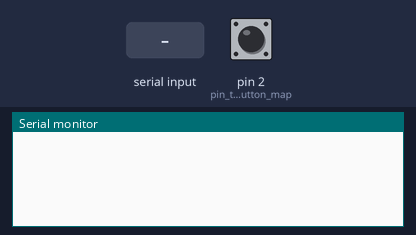
Recording of a sketch running on a simulated Arduino Leonardo, built with avr-gcc and run on an emulated ATmega32U4. Shown: the last lines printed to the serial monitor. The inputs (shaded band) are chosen by the test bench; at power-on: pin 2 (pin_to_button_map) HIGH. USB keyboard and mouse output is not drawn.

Above: at 1.2 s.
1.3 s: "u" received over Serial
At 2.4 s:
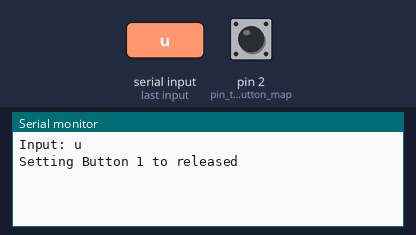
2.8 s: "d" received over Serial
At 3.6 s:
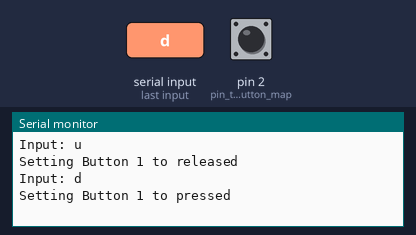
4.3 s: "1" received over Serial
At 4.8 s:
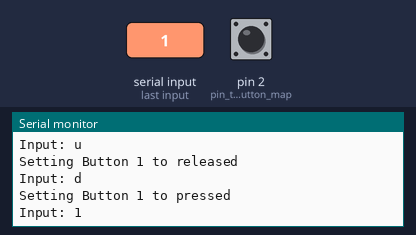

The sketch:

JoystickTest.ino
```cpp
// Button test circuit: https://www.arduino.cc/en/Tutorial/DigitalReadSerial
// Joystick library: https://github.com/MHeironimus/ArduinoJoystickLibrary
#include <Joystick.h>

// Create the Joystick
Joystick_ joystick;

// Constant that maps the phyical pin to the joystick button.
const int pin_to_button_map = 2;

void setup()
{
	Serial.begin(115200);
	// Initialize Button Pins
	pinMode(pin_to_button_map, INPUT_PULLUP);

	// Initialize Joystick Library
	joystick.begin();
}

// Last state of the button
int last_button_state = 0;

void loop()
{
	// Read pin values
	const auto current_button_state = digitalRead(pin_to_button_map);
	if (current_button_state != last_button_state)
	{
		joystick.setButton(0, current_button_state);
		last_button_state = current_button_state;
	}

	if (Serial.available() > 0)
	{
		const char in_char = Serial.read();
		Serial.println(static_cast<String>("Input: ") + in_char);
		switch (in_char)
		{
		case 'u':
			// Release joystick button
			joystick.setButton(1, 0);
			Serial.println("Setting Button 1 to released");
			break;
		case 'd':
			// Press joystick button
			joystick.setButton(1, 1);
			Serial.println("Setting Button 1 to pressed");
			break;
		default: ;
		}
	}

	delay(50);
}
```

Measured:
- after the input at 1.3 s, the serial monitor: prints a new line at once (image 1)
- after the input at 2.8 s, the serial monitor: prints a new line at once (image 2)
- after the input at 4.3 s, the serial monitor: prints a new line at once (image 3)
